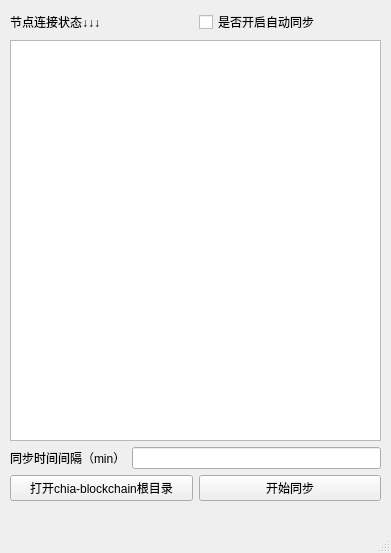
<?xml version="1.0" encoding="UTF-8"?>
<ui version="4.0">
 <class>MainWindow</class>
 <widget class="QMainWindow" name="MainWindow">
  <property name="geometry">
   <rect>
    <x>0</x>
    <y>0</y>
    <width>391</width>
    <height>553</height>
   </rect>
  </property>
  <property name="windowTitle">
   <string>MainWindow</string>
  </property>
  <widget class="QWidget" name="centralwidget">
   <widget class="QWidget" name="">
    <property name="geometry">
     <rect>
      <x>10</x>
      <y>10</y>
      <width>371</width>
      <height>491</height>
     </rect>
    </property>
    <layout class="QVBoxLayout" name="verticalLayout">
     <item>
      <layout class="QHBoxLayout" name="horizontalLayout_3">
       <item>
        <widget class="QLabel" name="label">
         <property name="text">
          <string>节点连接状态↓↓↓</string>
         </property>
        </widget>
       </item>
       <item>
        <widget class="QCheckBox" name="checkBox">
         <property name="text">
          <string>是否开启自动同步</string>
         </property>
        </widget>
       </item>
      </layout>
     </item>
     <item>
      <widget class="QListWidget" name="listWidget"/>
     </item>
     <item>
      <layout class="QHBoxLayout" name="horizontalLayout_2">
       <item>
        <widget class="QLabel" name="label_2">
         <property name="text">
          <string>同步时间间隔（min）</string>
         </property>
        </widget>
       </item>
       <item>
        <widget class="QLineEdit" name="lineEdit"/>
       </item>
      </layout>
     </item>
     <item>
      <layout class="QHBoxLayout" name="horizontalLayout">
       <item>
        <widget class="QPushButton" name="pushButton">
         <property name="text">
          <string>打开chia-blockchain根目录</string>
         </property>
         <property name="autoDefault">
          <bool>false</bool>
         </property>
        </widget>
       </item>
       <item>
        <widget class="QPushButton" name="pushButton_2">
         <property name="text">
          <string>开始同步</string>
         </property>
        </widget>
       </item>
      </layout>
     </item>
    </layout>
   </widget>
  </widget>
  <widget class="QMenuBar" name="menubar">
   <property name="geometry">
    <rect>
     <x>0</x>
     <y>0</y>
     <width>391</width>
     <height>23</height>
    </rect>
   </property>
  </widget>
  <widget class="QStatusBar" name="statusbar"/>
 </widget>
 <resources/>
 <connections/>
</ui>
